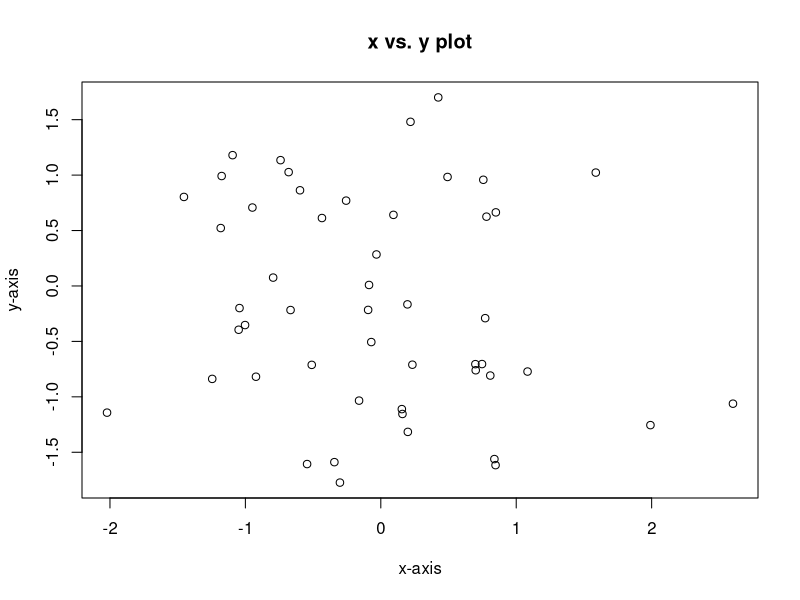

Write the R code that produced this figure.
## ---- chunk 1
x <- matrix(data = c(1, 2, 3, 4), nrow = 2, ncol = 2)
x
## ---- chunk 2
x <- rnorm(50)
y <- rnorm(50)
plot(x, y, xlab = "x-axis", ylab = "y-axis", main = 'x vs. y plot')
